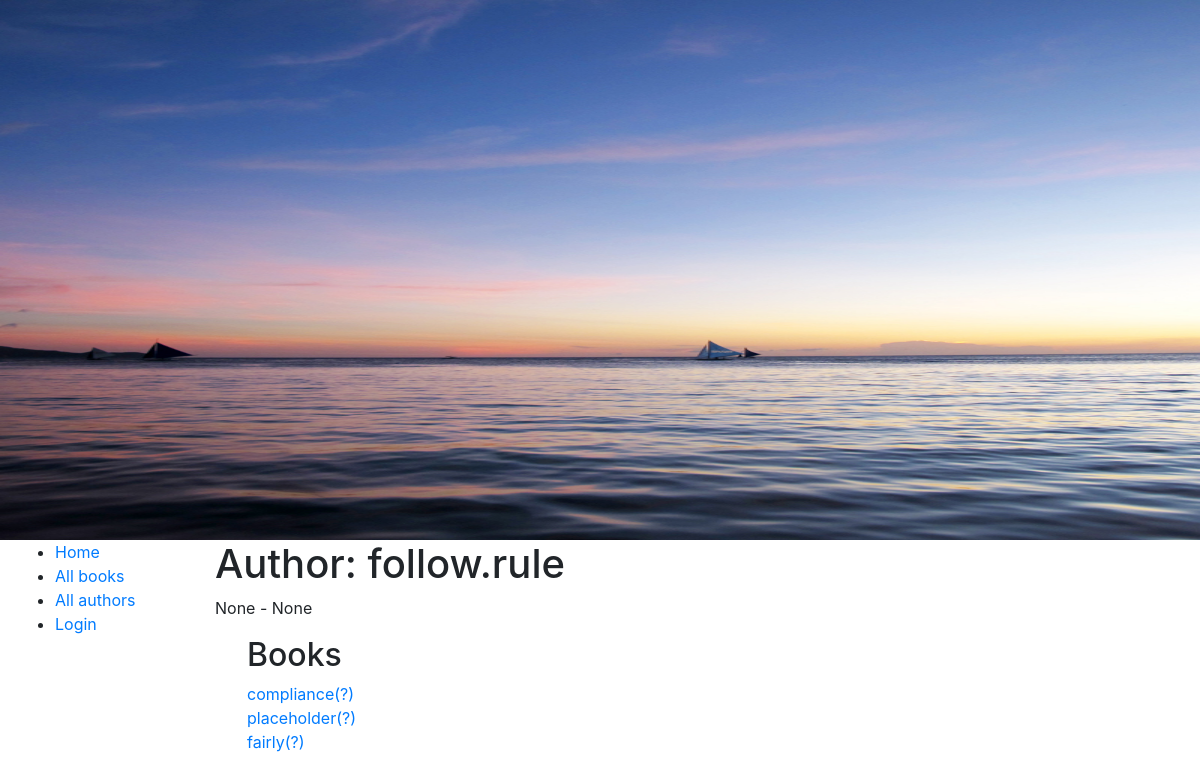
The page /catalog/authors/2 on the database its author committed.
### catalog/models.py (models this page shows, shortened)
class Author(models.Model):
    first_name = models.CharField(max_length=100)
    last_name = models.CharField(max_length=100)
    date_of_birth = models.DateField(null=True, blank=True)
    date_of_death = models.DateField('died', null=True, blank=True)
    class Meta:
        ordering = ['first_name', 'last_name']

class Book(models.Model):
    title = models.CharField(max_length=64, unique=True)
    author = models.ForeignKey('Author', on_delete=models.SET_NULL, null=True)
    summary = models.TextField(max_length=1000,
            help_text = 'Enter a brief description of the book')
    isbn = models.CharField('ISBN', max_length=13, unique=True,
            help_text = '13 Character <a href="https://www.isbn-international.org/content/what-isbn">ISBN number</a>')
    genre = models.ManyToManyField(Genre, help_text='Select a genre for this book')
    language = models.ForeignKey(Language, on_delete=models.SET_NULL, null=True, blank=True)
    def get_absolute_url(self):
        return reverse("book-detail", args=[str(self.id)])
    def display_genre(self):
        """Create a string for the Genre. This is required to display genre in admin."""
        return ', '.join(genre.name for genre in self.genre.all()[:3])
    display_genre.short_description = 'Genre'

### catalog/views.py (the view)
# urls.py: path('authors/<int:pk>', views.AuthorDetailView.as_view(), name='author-detail'),
class AuthorDetailView(generic.DetailView):
    model = Author

### catalog/templates/catalog/author_detail.html
{% extends 'base.html' %}
{% block content %}
    <h1>Author: {{ author.first_name }}.{{author.last_name }}</h1>
    <div> {{ author.date_of_birth}} - {{ author.date_of_death }}</div>
    <div style = "margin-left:2rem; margin-top:1rem">
        <h2>Books</h2>
        {% for book in author.book_set.all %}
            <div><a href = "{{book.get_absolute_url}}">{{book.title}}(?)</a></div>
        {% endfor %}
    </div>
{% endblock content %}

### rows shown on the page
Author: first_name "follow", last_name "rule", date_of_birth "None", date_of_death "None"
Book: title "compliance"
Book: title "placeholder"
Book: title "fairly"
